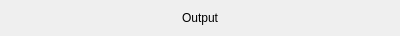
<?xml version="1.0" encoding="UTF-8"?>
<ui version="4.0">
 <class>MathEditOutput</class>
 <widget class="QWidget" name="MathEditOutput">
  <property name="geometry">
   <rect>
    <x>0</x>
    <y>0</y>
    <width>400</width>
    <height>35</height>
   </rect>
  </property>
  <property name="windowTitle">
   <string>Form</string>
  </property>
  <layout class="QHBoxLayout" name="horizontalLayout">
   <item>
    <widget class="QLabel" name="expressionLine">
     <property name="text">
      <string>Output</string>
     </property>
     <property name="alignment">
      <set>Qt::AlignCenter</set>
     </property>
    </widget>
   </item>
  </layout>
 </widget>
 <resources/>
 <connections/>
</ui>
